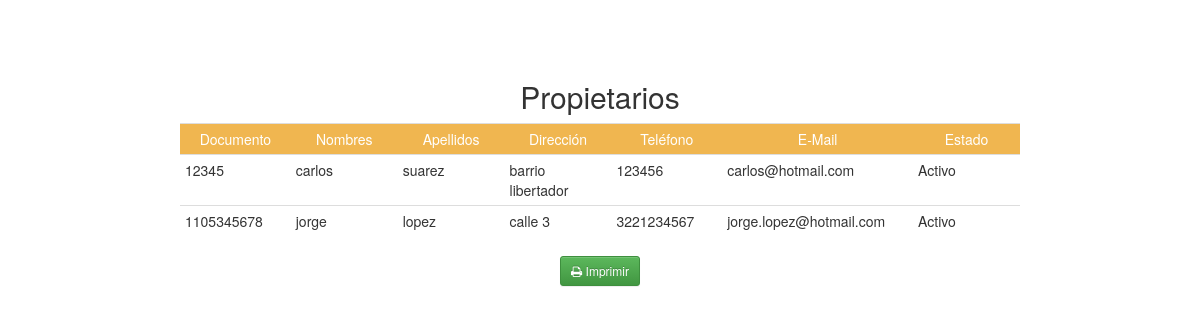
The app's page /admin/listar_propietario.php (signed in) with its own data.
### tables this page shows
CREATE TABLE `propietarios` (
  `id_propietario` int(10) NOT NULL,
  `documento_propietario` int(20) NOT NULL,
  `nombres_propietario` varchar(50) NOT NULL,
  `apellidos_propietario` varchar(50) NOT NULL,
  `direccion_propietario` varchar(50) NOT NULL,
  `celular_propietario` bigint(15) NOT NULL,
  `email` varchar(50) NOT NULL,
  `password` varchar(60) NOT NULL,
  `id_estado` int(2) NOT NULL,
  `id_tipo_usuario` int(10) NOT NULL,
  `fecha_alta` date NOT NULL
);

CREATE TABLE `estado` (
  `id_estado` int(2) NOT NULL,
  `estado` varchar(10) NOT NULL
);

### admin/listar_propietario.php (the view, shortened to what this page needs)
<!DOCTYPE html>
<html>
<head>
    <link rel="stylesheet" type="text/css" href="../css/bootstrap.css">
    <link rel="stylesheet" type="text/css" href="../css/bootstrap-theme.css">
    <link rel="stylesheet" type="text/css" href="../estilo.css">
    <link rel="stylesheet" type="text/css" href="../font-awesome/css/font-awesome.css">
</head>
<body>
<?php
            $sql = "SELECT * FROM propietarios,estado WHERE propietarios.id_estado=estado.id_estado";
                $registro = mysql_query($sql);
                $resultado = mysql_num_rows($registro);
              if($resultado > 0)
              {
 ?>
    <br />
    <center>
      <br /><br />
               <h2>Propietarios</h2>
               <table class="table table-condensed table-hover"  style="width:70%">
                <tr style="background: #f0b650">
                <td align="center" style="width: 10%"><font color="#fff">Documento</font></td>
                <td align="center" style="width: 10%"><font color="#fff">Nombres</font></td>
                <td align="center" style="width: 10%"><font color="#fff">Apellidos</font></td>
                <td align="center" style="width: 10%"><font color="#fff">Dirección</font></td>
                <td align="center" style="width: 10%"><font color="#fff">Teléfono</font></td>
                <td align="center" style="width: 10%"><font color="#fff">E-Mail</font></td>
                <td align="center" style="width: 10%"><font color="#fff">Estado</font></td>
               </tr>
  <?php
          while ($reg=mysql_fetch_array($registro))
                {
  ?>
                <tr>
                <td><?php echo $reg['documento_propietario']; ?></td>
                <td><?php echo $reg['nombres_propietario']; ?></td>
                <td><?php echo $reg['apellidos_propietario']; ?></td>
                <td><?php echo $reg['direccion_propietario']; ?></td>
                <td><?php echo $reg['celular_propietario']; ?></td>
                <td><?php echo $reg['email']; ?></td>
                <td><?php echo $reg['estado']; ?></td>
                </tr>
  <?php
                }
           echo "</table>";
           echo "</center>";
           echo "<center>";
           echo "<button class='btn btn-success btn-sm' value='Imprimir' onclick='window.print()'><i class='fa fa-print'></i>&nbsp;Imprimir</button>";
           echo "</center>";
          }
           else
           {
             echo "<center><br /><br /><br /><br /><br /><br />";
             echo "<h2>No Existen Propietarios </h2>";
             echo "</center>";
           }
  ?>
</body>
</html>

### records on screen
propietarios: documento_propietario "12345", nombres_propietario "carlos", apellidos_propietario "suarez", direccion_propietario "barrio libertador", celular_propietario "123456", email "carlos@hotmail.com", id_estado.estado "Activo"
propietarios: documento_propietario "1105345678", nombres_propietario "jorge", apellidos_propietario "lopez", direccion_propietario "calle 3", celular_propietario "3221234567", email "jorge.lopez@hotmail.com", id_estado.estado "Activo"
